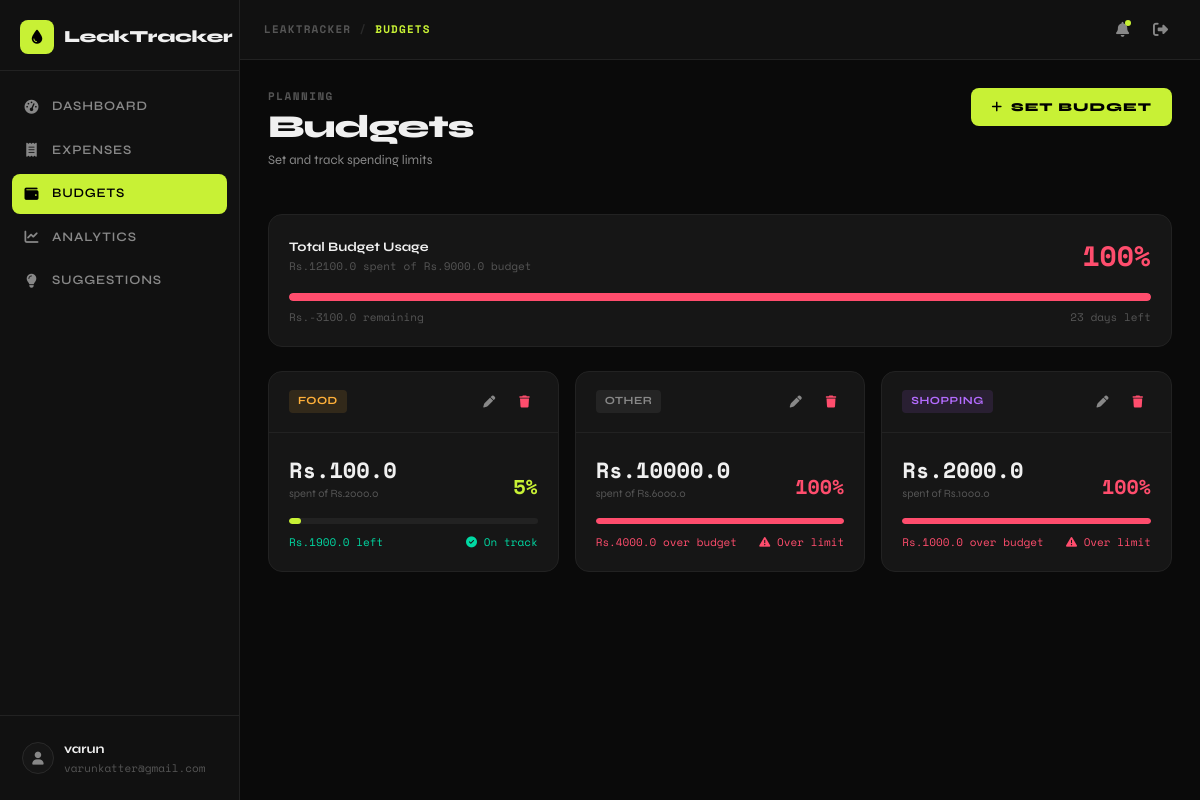
The page /budgets (signed in) on the database its author committed.
### tables this page shows
CREATE TABLE budgets (
        id INTEGER PRIMARY KEY AUTOINCREMENT,
        user_id INTEGER NOT NULL,
        category TEXT NOT NULL,
        "limit" REAL NOT NULL,
        UNIQUE(user_id, category),
        FOREIGN KEY(user_id) REFERENCES users(id));

### app.py (the view)
@app.route('/budgets')
@login_required
def budgets():
    uid = session['user_id']
    cur = datetime.now().strftime('%Y-%m')
    conn = get_db()
    rows = conn.execute('SELECT * FROM budgets WHERE user_id=?', (uid,)).fetchall()
    blist = []; tb = 0; ts = 0
    for b in rows:
        sp = conn.execute(
            "SELECT COALESCE(SUM(amount),0) as s FROM expenses WHERE user_id=? AND category=? AND strftime('%Y-%m',date)=?",
            (uid, b['category'], cur)).fetchone()['s']
        lim = b['limit']; tb += lim; ts += sp
        blist.append({'id':b['id'],'category':b['category'],'spent':round(sp,2),'limit':lim,
            'remaining':round(lim-sp,2),'pct':min(100,round(sp/lim*100)) if lim>0 else 0})
    conn.close()
    now = datetime.now()
    days_left = calendar.monthrange(now.year, now.month)[1] - now.day
    overall = {'total':round(tb,2),'spent':round(ts,2),'remaining':round(tb-ts,2),
               'pct':min(100,round(ts/tb*100)) if tb>0 else 0,'days_left':days_left}
    used = [b['category'] for b in blist]
    return render_template('budgets.html', budgets=blist, overall=overall,
                           available_categories=[c for c in CATEGORIES if c not in used])

### app.py (called while the page is built)
def get_db():
    conn = sqlite3.connect(DB)
    conn.row_factory = sqlite3.Row
    return conn

def login_required(f):
    from functools import wraps
    @wraps(f)
    def decorated(*args, **kwargs):
        if 'user_id' not in session:
            flash('Please login first.', 'danger')
            return redirect(url_for('login'))
        return f(*args, **kwargs)
    return decorated

### templates/budgets.html (shortened to what this page needs)
{% extends "base.html" %}
{% block breadcrumb %}BUDGETS{% endblock %}
{% block content %}
<div class="page-header d-flex align-items-start justify-content-between flex-wrap gap-3">
    <div>
        <div class="page-label">PLANNING</div>
        <h1 class="page-title">Budgets</h1>
        <p class="page-subtitle">Set and track spending limits</p>
    </div>
    <button class="btn-accent" data-bs-toggle="modal" data-bs-target="#addBudgetModal">
        <i class="fa-solid fa-plus"></i> Set Budget
    </button>
</div>
<div class="content-card mb-4">
    <div class="card-body-custom">
        <div class="d-flex justify-content-between align-items-center mb-3">
            <div>
                <div style="font-size:13px;font-weight:700;color:var(--text-primary);">Total Budget Usage</div>
                <div style="font-size:11px;color:var(--text-muted);font-family:var(--font-mono);">Rs.{{ overall.spent }} spent of Rs.{{ overall.total }} budget</div>
            </div>
            <div style="font-size:28px;font-weight:800;font-family:var(--font-mono);color:{% if overall.pct > 90 %}var(--danger){% elif overall.pct > 70 %}var(--warning){% else %}var(--accent){% endif %};">
                {{ overall.pct }}%
            </div>
        </div>
        <div class="progress-track" style="height:8px;">
            <div class="progress-fill {% if overall.pct > 90 %}danger{% elif overall.pct > 70 %}warning{% endif %}"
                 style="width:{{ overall.pct }}%;"></div>
        </div>
        <div class="d-flex justify-content-between mt-2" style="font-size:11px;color:var(--text-muted);font-family:var(--font-mono);">
            <span>Rs.{{ overall.remaining }} remaining</span>
            <span>{{ overall.days_left }} days left</span>
        </div>
    </div>
</div>
{% if budgets %}
<div class="row g-3 mb-4">
    {% for b in budgets %}
    <div class="col-12 col-md-6 col-lg-4">
        <div class="content-card h-100">
            <div class="card-header-custom">
                <div class="d-flex align-items-center gap-2">
                    <span class="cat-badge {{ b.category|lower }}">{{ b.category }}</span>
                </div>
                <div class="d-flex gap-2 align-items-center">
                    <button class="action-btn" onclick="editBudget({{ b | tojson }})" title="Edit">
                        <i class="fa-solid fa-pen" style="font-size:12px;"></i>
                    </button>
                    <form method="POST" action="{{ url_for('delete_budget', id=b.id) }}" style="display:inline;">
                        <button type="submit" class="action-btn" style="color:var(--danger);" title="Delete"
                            onclick="return confirm('Delete this budget?')">
                            <i class="fa-solid fa-trash" style="font-size:12px;"></i>
                        </button>
                    </form>
                </div>
            </div>
            <div class="card-body-custom">
                <div class="d-flex justify-content-between align-items-end mb-3">
                    <div>
                        <div style="font-size:22px;font-weight:800;font-family:var(--font-mono);color:var(--text-primary);">Rs.{{ b.spent }}</div>
                        <div style="font-size:11px;color:var(--text-muted);">spent of Rs.{{ b.limit }}</div>
                    </div>
                    <div style="font-size:20px;font-weight:800;font-family:var(--font-mono);color:{% if b.pct > 90 %}var(--danger){% elif b.pct > 70 %}var(--warning){% else %}var(--accent){% endif %};">
                        {{ b.pct }}%
                    </div>
                </div>
                <div class="progress-track" style="height:6px;margin-bottom:10px;">
                    <div class="progress-fill {% if b.pct > 90 %}danger{% elif b.pct > 70 %}warning{% endif %}"
                         style="width:{{ b.pct }}%;"></div>
                </div>
                <div class="d-flex justify-content-between" style="font-size:11px;font-family:var(--font-mono);">
                    <span style="color:{% if b.remaining < 0 %}var(--danger){% else %}var(--success){% endif %};">
                        {% if b.remaining < 0 %}
                        Rs.{{ b.remaining|abs }} over budget
                        {% else %}
                        Rs.{{ b.remaining }} left
                        {% endif %}
                    </span>
                    {% if b.pct > 90 %}
                    <span style="color:var(--danger);"><i class="fa-solid fa-triangle-exclamation"></i> Over limit</span>
                    {% elif b.pct > 70 %}
                    <span style="color:var(--warning);"><i class="fa-solid fa-circle-exclamation"></i> Near limit</span>
                    {% else %}
                    <span style="color:var(--success);"><i class="fa-solid fa-circle-check"></i> On track</span>
                    {% endif %}
                </div>
            </div>
        </div>
    </div>
    {% endfor %}
</div>
{% endif %}
{% endblock %}

### static/css/main.css (style rules this page uses)
:root { --bg-primary: #0a0a0a; --bg-secondary: #111111; --bg-card: #161616; --bg-card-hover: #1c1c1c; --accent: #c8f135; --accent-dim: #9ab82a; --accent-glow: rgba(200, 241, 53, 0.15); --text-primary: #f0f0f0; --text-secondary: #888888; --text-muted: #555555; --border: #222222; --border-light: #2a2a2a; --danger: #ff4d6d; --success: #00d9a3; --warning: #ffb03a; --info: #5eb8ff; --sidebar-width: 240px; --topbar-height: 60px; --font-display: 'Syne', sans-serif; --font-mono: 'Space Mono', monospace; --radius: 8px; --radius-lg: 14px; --transition: 0.2s cubic-bezier(0.4, 0, 0.2, 1); }
* { box-sizing: border-box; margin: 0; padding: 0; }
body { background: var(--bg-primary); color: var(--text-primary); font-family: var(--font-display); min-height: 100vh; overflow-x: hidden; }
.action-btn { background: none; border: none; color: var(--text-secondary); font-size: 15px; cursor: pointer; padding: 8px; border-radius: var(--radius); transition: all var(--transition); position: relative; text-decoration: none; display: flex; align-items: center; justify-content: center; }
.page-header { margin-bottom: 28px; }
.page-label { font-size: 11px; font-weight: 700; letter-spacing: 1.5px; color: var(--text-muted); text-transform: uppercase; font-family: var(--font-mono); margin-bottom: 6px; }
.page-title { font-size: 32px; font-weight: 800; color: var(--text-primary); letter-spacing: -1px; line-height: 1; }
.page-subtitle { font-size: 13px; color: var(--text-secondary); margin-top: 6px; }
.content-card { background: var(--bg-card); border: 1px solid var(--border); border-radius: var(--radius-lg); overflow: hidden; }
.card-header-custom { padding: 16px 20px; border-bottom: 1px solid var(--border); display: flex; align-items: center; justify-content: space-between; }
.card-body-custom { padding: 20px; }
.cat-badge { display: inline-flex; align-items: center; gap: 5px; padding: 3px 9px; border-radius: 4px; font-size: 11px; font-weight: 700; letter-spacing: 0.5px; text-transform: uppercase; }
.cat-badge.food { background: rgba(255,176,58,0.12); color: var(--warning); }
.cat-badge.shopping { background: rgba(180,100,255,0.12); color: #b46cff; }
.cat-badge.other { background: rgba(255,255,255,0.06); color: var(--text-secondary); }
.progress-track { height: 5px; background: var(--border); border-radius: 10px; overflow: hidden; }
.progress-fill { height: 100%; border-radius: 10px; background: var(--accent); transition: width 0.6s cubic-bezier(0.4, 0, 0.2, 1); }
.progress-fill.danger { background: var(--danger); }
.btn-accent { background: var(--accent); color: #000; border: none; padding: 10px 20px; border-radius: var(--radius); font-size: 12px; font-weight: 800; letter-spacing: 1px; text-transform: uppercase; cursor: pointer; transition: all var(--transition); font-family: var(--font-display); text-decoration: none; display: inline-flex; align-items: center; gap: 8px; }

### rows shown on the page
budgets: category "FOOD", spent "100.0", limit "2000.0", pct "5", remaining "1900.0", shows "On track"
budgets: category "OTHER", spent "10000.0", limit "6000.0", pct "100", remaining|abs "4000.0", shows "Over limit"
budgets: category "SHOPPING", spent "2000.0", limit "1000.0", pct "100", remaining|abs "1000.0", shows "Over limit"

### other values the page prints
{{ session.get('username', 'User') }} "varun"
{{ session.get('email', 'user@example.com') }} "varunkatter@gmail.com"
{{ overall.spent }} "12100.0"
{{ overall.total }} "9000.0"
{{ overall.pct }} "100"
{{ overall.remaining }} "-3100.0"
{{ overall.days_left }} "23"
